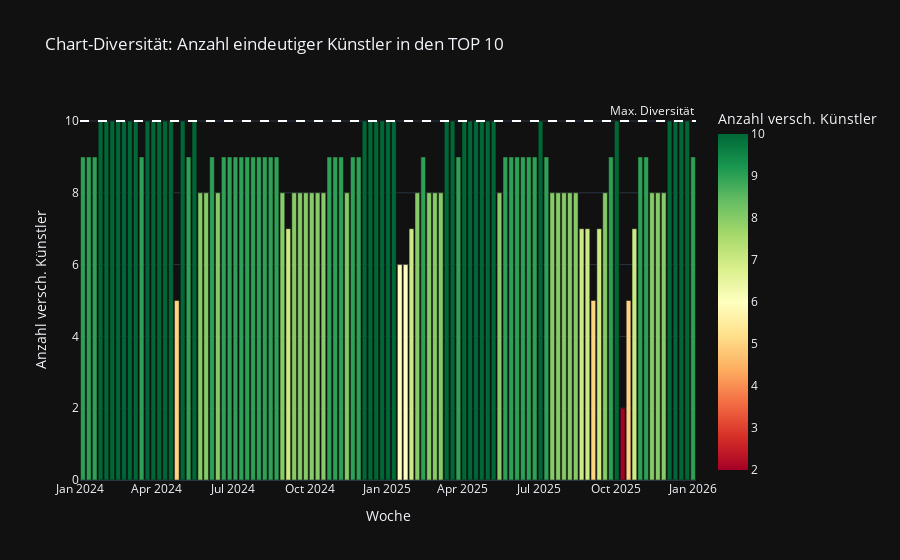

Notebook cell for this chart:
### Code cell
# Marktdynamik sichtbar machen: Anzahl der eindeutigen Künstler pro Woche in den TOP 10
diversity_analysis = df[df['rank'] <= 10].groupby('chart_week')['artist_names'].nunique().reset_index()
diversity_analysis.columns = ['chart_week', 'unique_artists']

# Visualisierung als Bar-Chart (diskrete Zählwerte)
fig_div = px.bar(diversity_analysis, 
                 x='chart_week',
                 y='unique_artists',
                 title='Chart-Diversität: Anzahl eindeutiger Künstler in den TOP 10',
                 labels={
                     'unique_artists': 'Anzahl versch. Künstler',
                     'chart_week': 'Woche'
                 },
                 template='plotly_dark',
                 color='unique_artists',
                 color_continuous_scale='RdYlGn') # Rot = Monoton, Grün = Divers

# Schwellenwertlinie hinzufügen (Maximum 10)
fig_div.add_hline(y=10, line_dash='dash', line_color='white', annotation_text='Max. Diversität')

fig_div.show()
